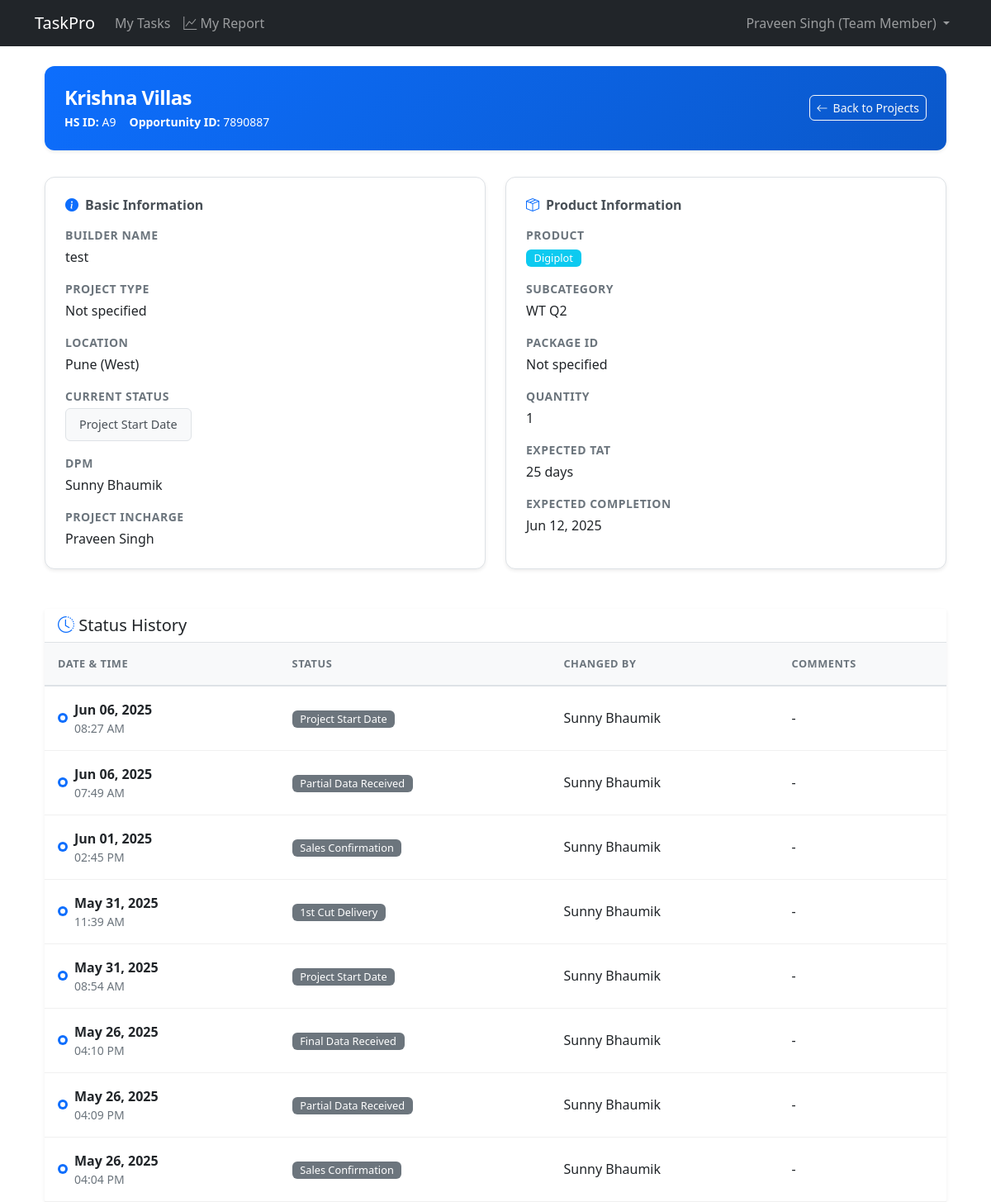
The app's page /projects/798aed07-36ce-4a6a-83d0-ee26da9b73d1/ (signed in), older data.
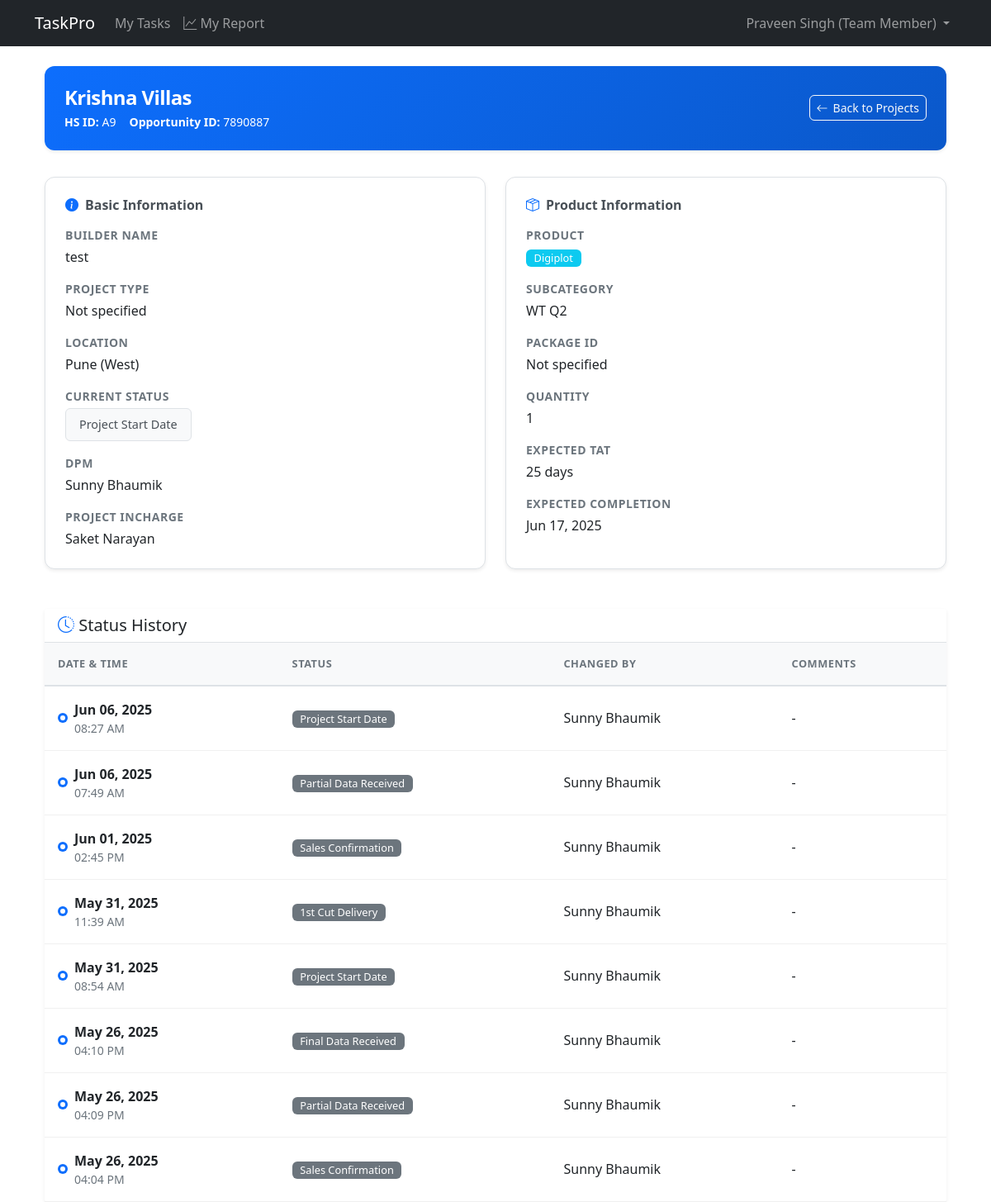
The same page, newer data.
### projects/models.py (models this page shows, shortened)
class Project(models.Model):
    id = models.UUIDField(
        primary_key=True,
        default=uuid.uuid4,
        editable=False
    )
    hs_id = models.CharField(
        max_length=10,
        unique=True,
        editable=False,
        help_text="Human-readable unique identifier (e.g., A1, A2, B1, etc.)"
    )
    opportunity_id = models.CharField(
        max_length=100,
        unique=False,
        help_text="Business opportunity identifier"
    )
    project_type = models.CharField(
        max_length=100,
        blank=True,
        null=True,
        help_text="Type of project (optional)"
    )
    project_name = models.CharField(
        max_length=255,
        help_text="Name of the project"
    )
    builder_name = models.CharField(
        max_length=255,
        help_text="Name of the builder/client"
    )
    city = models.ForeignKey(
        City,
        on_delete=models.PROTECT,
        related_name='projects',
        help_text="City where this project is located"
    )
    product = models.ForeignKey(
        Product,
        on_delete=models.PROTECT,
        related_name='projects',
        help_text="The product being delivered in this project"
    )
    product_subcategory = models.ForeignKey(
        ProductSubcategory,
        on_delete=models.PROTECT,
        related_name='projects',
        null=True,
        blank=True,
        help_text="Optional subcategory classification for this project"
    )
    package_id = models.CharField(
        max_length=100,
        blank=True,
        null=True,
        help_text="Optional package identifier"
    )
    quantity = models.PositiveIntegerField(
        help_text="Quantity of products for this project"
    )
    purchase_date = models.DateField(
        help_text="Date when the project was purchased"
    )
    sales_confirmation_date = models.DateField(
        help_text="Date when sales confirmation was received"
    )
    expected_tat = models.PositiveIntegerField(
        validators=[MinValueValidator(1)],
        help_text="Expected turnaround time in days (defaults to product TAT but can be overridden)"
    )
    account_manager = models.CharField(
        max_length=255,
        help_text="Name of the account manager responsible for this project"
    )
    dpm = models.ForeignKey(
        User,
        on_delete=models.PROTECT,
        related_name='dpm_projects',
        help_text="The Digital Project Manager assigned to this project"
    )
    current_status = models.ForeignKey(
        ProjectStatusOption,
        on_delete=models.PROTECT,
        related_name='projects',
        help_text="Current status of the project"
    )
    project_incharge = models.ForeignKey(
        'accounts.User',
        on_delete=models.PROTECT,
        related_name='incharge_projects',
        null=True,
        blank=True,
        help_text="Team member assigned as project incharge"
    )
    expected_completion_date = models.DateField(
        null=True,
        blank=True,
        help_text="Expected date of project completion"
    )
    delivery_performance_rating = models.DecimalField(
        max_digits=2,
        decimal_places=1,
        null=True,
        blank=True,
        validators=[
            MinValueValidator(1),
            MaxValueValidator(5)
        ],
        help_text="Delivery performance rating (1-5)"
    )
    created_at = models.DateTimeField(auto_now_add=True)
    updated_at = models.DateTimeField(auto_now=True)
    class Meta:
        ordering = ['-created_at']
        verbose_name = 'Project'
        verbose_name_plural = 'Projects'
        indexes = [
            models.Index(fields=['opportunity_id']),
        ]

class ProjectStatusOption(models.Model):
    id = models.UUIDField(
        primary_key=True,
        default=uuid.uuid4,
        editable=False
    )
    name = models.CharField(
        max_length=100,
        unique=True,
        help_text="Name of the status (e.g., 'Sales Confirmation')"
    )
    category_one = models.CharField(
        max_length=100,
        help_text="First level categorization (e.g., 'Awaiting Data')"
    )
    category_two = models.CharField(
        max_length=100,
        help_text="Second level categorization (e.g., 'Not Started')"
    )
    order = models.PositiveIntegerField(
        help_text="Sequence number for ordering statuses"
    )
    is_active = models.BooleanField(
        default=True,
        help_text="Whether this status is currently available for use"
    )
    created_at = models.DateTimeField(auto_now_add=True)
    updated_at = models.DateTimeField(auto_now=True)
    class Meta:
        ordering = ['order']
        verbose_name = 'Project Status Option'
        verbose_name_plural = 'Project Status Options'

class Product(models.Model):
    id = models.UUIDField(
        primary_key=True,
        default=uuid.uuid4,
        editable=False
    )
    name = models.CharField(
        max_length=255,
        unique=True,
        help_text="Name of the product"
    )
    expected_tat = models.PositiveIntegerField(
        validators=[MinValueValidator(1)],
        help_text="Default expected turnaround time in days for this product"
    )
    is_active = models.BooleanField(
        default=True,
        help_text="Whether this product is available for new projects"
    )
    created_at = models.DateTimeField(auto_now_add=True)
    updated_at = models.DateTimeField(auto_now=True)
    class Meta:
        ordering = ['name']
        verbose_name = 'Product'
        verbose_name_plural = 'Products'

class ProductSubcategory(models.Model):
    id = models.UUIDField(
        primary_key=True,
        default=uuid.uuid4,
        editable=False
    )
    name = models.CharField(
        max_length=100,
        unique=True,
        help_text="Name of the subcategory"
    )
    is_active = models.BooleanField(
        default=True,
        help_text="Whether this subcategory is available for new projects"
    )
    created_at = models.DateTimeField(auto_now_add=True)
    updated_at = models.DateTimeField(auto_now=True)
    class Meta:
        verbose_name = 'Product Subcategory'
        verbose_name_plural = 'Product Subcategories'
        ordering = ['name']

### accounts/models.py (models this page shows, shortened)
class User(AbstractUser):
    id = models.UUIDField(primary_key=True, default=uuid.uuid4, editable=False)
    ROLES = (
        ('DPM', 'Project Manager'),
        ('TEAM_MEMBER', 'Team Member'),
    )
    role = models.CharField(max_length=20, choices=ROLES)
    created_at = models.DateTimeField(auto_now_add=True)
    updated_at = models.DateTimeField(auto_now=True)
    groups = models.ManyToManyField(
        'auth.Group',
        related_name='custom_user_set',
        blank=True,
        verbose_name='groups',
        help_text='The groups this user belongs to.',
    )
    user_permissions = models.ManyToManyField(
        'auth.Permission',
        related_name='custom_user_set',
        blank=True,
        verbose_name='user permissions',
        help_text='Specific permissions for this user.',
    )

### locations/models.py (models this page shows, shortened)
class City(models.Model):
    id = models.UUIDField(primary_key=True, default=uuid.uuid4, editable=False)
    name = models.CharField(
        max_length=100,
        help_text="The name of the city"
    )
    region = models.ForeignKey(
        Region,
        on_delete=models.PROTECT,  # Prevents deletion of regions that have cities
        related_name='cities',
        help_text="The region this city belongs to"
    )
    created_at = models.DateTimeField(auto_now_add=True)
    updated_at = models.DateTimeField(auto_now=True)
    class Meta:
        ordering = ['region', 'name']
        verbose_name = 'City'
        verbose_name_plural = 'Cities'
        unique_together = ['name', 'region']  # Ensures city names are unique within a region
    def __str__(self):
        return f"{self.name} ({self.region.name})"

class Region(models.Model):
    id = models.UUIDField(primary_key=True, default=uuid.uuid4, editable=False)
    name = models.CharField(
        max_length=100,
        unique=True,
        help_text="The name of the region (e.g., 'North', 'South', 'East', 'West')"
    )
    created_at = models.DateTimeField(auto_now_add=True)
    updated_at = models.DateTimeField(auto_now=True)
    class Meta:
        ordering = ['name']  # This will order regions alphabetically by default
        verbose_name = 'Region'
        verbose_name_plural = 'Regions'

### projects/views.py (the view)
# urls.py: path('<uuid:project_id>/', views.project_detail, name='project_detail'),
@login_required
def project_detail(request, project_id):
    success, result = ProjectService.get_project_details(project_id)
    if not success:
        messages.error(request, result)
        return redirect('projects:project_list')
    project, status_history = result
    status_options = ProjectStatusOption.objects.filter(is_active=True).order_by('order')
    form = ProjectStatusUpdateForm(initial={'status': project.current_status})
    context = {
        'project': project,
        'status_history': status_history,
        'status_options': status_options,
        'form': form,
        'title': f'Project: {project.project_name}'
    }
    return render(request, 'projects/project_detail.html', context)

### projects/services.py (called while the page is built)
    @staticmethod
    def get_project_details(project_id):
        try:
            project = Project.objects.get(id=project_id)
            status_history = project.status_history.all().select_related(
                'status',
                'changed_by'
            ).order_by('-changed_at')
            logger.debug(f"Retrieved project details for {project_id}")
            return True, (project, status_history)
        except Project.DoesNotExist:
            logger.info(f"Project with ID {project_id} not found")
            return False, "Project not found"
        except Exception as e:
            logger.exception(f"Error retrieving project details {project_id}: {str(e)}")
            return False, f"An error occurred: {str(e)}"

### projects/templates/projects/project_detail.html (shortened to what the changed rows need)
{% extends "base.html" %}
{% block content %}
<div class="container-fluid">
    <div class="project-header-card">
        <div class="card-header text-white">
            <div class="d-flex justify-content-between align-items-center">
                <div>
                    <h4>{{ project.project_name }}</h4>
                    <div class="d-flex gap-3 align-items-center">
                        <small>
                            <strong>HS ID:</strong> {{ project.hs_id }}
                        </small>
                        <small>
                            <strong>Opportunity ID:</strong> {{ project.opportunity_id }}
                        </small>
                    </div>
                </div>
            </div>
        </div>
    </div>
    <div class="row mb-4">
        <div class="col-md-6 mb-4">
            <div class="info-card">
                <dl class="data-list">
                    <dt>Builder Name</dt>
                    <dd>{{ project.builder_name }}</dd>
                    <dt>Project Type</dt>
                    <dd>{{ project.project_type|default:"Not specified" }}</dd>
                    <dt>Location</dt>
                    <dd>{{ project.city }}</dd>
                    <dt>Current Status</dt>
                    <dd>
                        <div class="status-display">
                            <span class="status-badge">{{ project.current_status.name }}</span>
                        </div>
                    </dd>
                    <dt>DPM</dt>
                    <dd>{{ project.dpm.get_full_name }}</dd>
                    <dt>Project Incharge</dt>
                    <dd>
                        {% if project.project_incharge %}
                            {{ project.project_incharge.get_full_name }}
                        {% else %}
                            <span class="text-muted">Not assigned</span>
                        {% endif %}
                    </dd>
                </dl>
            </div>
        </div>
        <div class="col-md-6 mb-4">
            <div class="info-card">
                <dl class="data-list">
                    <dt>Product</dt>
                    <dd><span class="badge bg-info">{{ project.product.name }}</span></dd>
                    <dt>Subcategory</dt>
                    <dd>{{ project.product_subcategory.name|default:"Not specified" }}</dd>
                    <dt>Package ID</dt>
                    <dd>{{ project.package_id|default:"Not specified" }}</dd>
                    <dt>Quantity</dt>
                    <dd>{{ project.quantity }}</dd>
                    <dt>Expected TAT</dt>
                    <dd>{{ project.expected_tat }} days</dd>
                    <dt>Expected Completion</dt>
                    <dd>
                        {% if project.expected_completion_date %}
                            <span class="fw-semibold">{{ project.expected_completion_date|date:"M d, Y" }}</span>
                        {% else %}
                            <span class="text-muted">Not set</span>
                        {% endif %}
                    </dd>
                </dl>
            </div>
        </div>
    </div>
    <div class="card border-0 shadow-sm">
        <div class="card-body p-0">
            <div class="table-responsive">
                <table class="table history-table mb-0">
                    <thead>
                        <tr>
                            <th>Date & Time</th>
                            <th>Status</th>
                            <th>Changed By</th>
                            <th>Comments</th>
                        </tr>
                    </thead>
                </table>
            </div>
        </div>
    </div>
</div>
{% endblock %}

Row changes from the older to the newer data that the page shows:
changed Project "Krishna Villas": project_incharge.get_full_name "Praveen Singh" → "Saket Narayan"; expected_completion_date "Jun 12, 2025" → "Jun 17, 2025"
